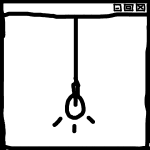
#> input picture images/light window/000.png, 150 x 150 px, found by its file name; its folder holds only this picture in this run
$ python inverter.py
#> lines starting #> are read from the running program, lines starting #| are printed output that depends on the picture
import os
from PIL import Image, ImageOps

def invert_image(image_path):
    # sourcery skip: inline-immediately-returned-variable
    # Open the image
    image = Image.open(image_path).convert("RGBA")
#> image is the input picture: PIL image 150x150 RGBA; mean R, G, B, A 212.3, 212.3, 212.3, 255

    # Separate the image into individual bands
    r, g, b, a = image.split()
#> a: PIL image 150x150 L; every value is 255

    # Invert the RGB bands
    r = ImageOps.invert(r)
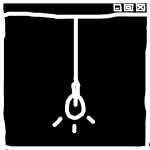
#> r: PIL image 150x150 L; min 0, max 255, mean 42.7
    g = ImageOps.invert(g)
    b = ImageOps.invert(b)

    # Merge the bands back together
    inverted_image = Image.merge("RGBA", (r, g, b, a))

    return inverted_image

def process_images_in_folder(folder_path):
    for filename in os.listdir(folder_path):
        if filename.endswith(('.png', '.jpg', '.jpeg', '.gif')):
            image_path = os.path.join(folder_path, filename)
            inverted_image = invert_image(image_path)

            # Save the inverted image back to the folder
            inverted_image.save(image_path)
            print(f"Inverted {filename}")

# Folder containing images
folder_path = 'D:\\programs\\new-album-visualizer\\images\\light window'

# Process images in the specified folder
process_images_in_folder(folder_path)

$ run again, on images/light window/004.png
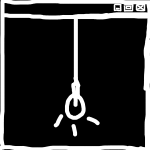
#> input picture images/light window/004.png, 150 x 150 px, found by its file name
#> in invert_image, image is the input picture: PIL image 150x150 RGBA; mean R, G, B, A 45.3, 45.3, 45.3, 255
#> a: PIL image 150x150 L; every value is 255
#> in invert_image, `r = ImageOps.invert(r)`:
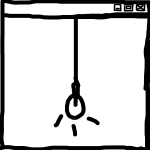
#> r: PIL image 150x150 L; min 0, max 255, mean 209.7
